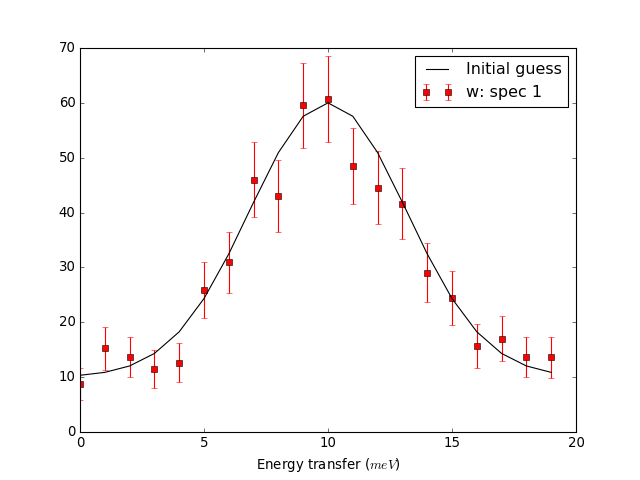

Here is the Python script that generated this plot:
from __future__ import division
import numpy as np
import matplotlib.pyplot as plt
from mantid import plots
from mantid.simpleapi import CreateWorkspace

# Create a workspace that has a Gaussian peak
x = np.arange(20)
y0 = 10.+50*np.exp(-(x-10)**2/20)
err=np.sqrt(y0)
y = 10.+50*np.exp(-(x-10)**2/20)
y += err*np.random.normal(size=len(err))
err = np.sqrt(y)
w = CreateWorkspace(DataX=x, DataY=y, DataE=err, NSpec=1, UnitX='DeltaE')

# Plot - note that the projection='mantid' keyword is passed to all axes
fig, ax = plt.subplots(subplot_kw={'projection':'mantid'})
ax.errorbar(w,'rs') # plot the workspace with errorbars, using red squares
ax.plot(x,y0,'k-', label='Initial guess') # plot the initial guess with black line
ax.legend() # show the legend
#fig.show()
